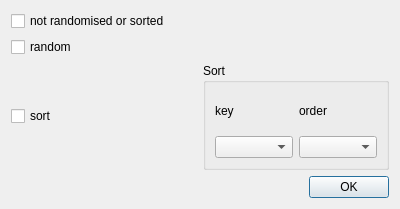
<?xml version="1.0" encoding="UTF-8"?>
<ui version="4.0">
 <class>SortDialog</class>
 <widget class="QDialog" name="SortDialog">
  <property name="geometry">
   <rect>
    <x>0</x>
    <y>0</y>
    <width>400</width>
    <height>209</height>
   </rect>
  </property>
  <property name="windowTitle">
   <string>Sort Editor</string>
  </property>
  <layout class="QVBoxLayout" name="verticalLayout_3">
   <item>
    <widget class="QCheckBox" name="checkBox_notRandomOrSort">
     <property name="text">
      <string>not randomised or sorted</string>
     </property>
    </widget>
   </item>
   <item>
    <widget class="QCheckBox" name="checkBox_random">
     <property name="text">
      <string>random</string>
     </property>
    </widget>
   </item>
   <item>
    <layout class="QHBoxLayout" name="horizontalLayout_2">
     <item>
      <widget class="QCheckBox" name="checkBox_sort">
       <property name="text">
        <string>sort</string>
       </property>
      </widget>
     </item>
     <item>
      <widget class="QGroupBox" name="groupBox_sort">
       <property name="title">
        <string>Sort</string>
       </property>
       <layout class="QHBoxLayout" name="horizontalLayout">
        <item>
         <layout class="QVBoxLayout" name="verticalLayout">
          <item>
           <widget class="QLabel" name="label">
            <property name="text">
             <string>key</string>
            </property>
           </widget>
          </item>
          <item>
           <widget class="QComboBox" name="comboBox_key"/>
          </item>
         </layout>
        </item>
        <item>
         <layout class="QVBoxLayout" name="verticalLayout_2">
          <item>
           <widget class="QLabel" name="label_2">
            <property name="text">
             <string>order</string>
            </property>
           </widget>
          </item>
          <item>
           <widget class="QComboBox" name="comboBox_order"/>
          </item>
         </layout>
        </item>
       </layout>
      </widget>
     </item>
    </layout>
   </item>
   <item>
    <widget class="QDialogButtonBox" name="buttonBox">
     <property name="orientation">
      <enum>Qt::Horizontal</enum>
     </property>
     <property name="standardButtons">
      <set>QDialogButtonBox::Ok</set>
     </property>
    </widget>
   </item>
  </layout>
 </widget>
 <resources/>
 <connections>
  <connection>
   <sender>buttonBox</sender>
   <signal>accepted()</signal>
   <receiver>SortDialog</receiver>
   <slot>accept()</slot>
   <hints>
    <hint type="sourcelabel">
     <x>248</x>
     <y>254</y>
    </hint>
    <hint type="destinationlabel">
     <x>157</x>
     <y>274</y>
    </hint>
   </hints>
  </connection>
  <connection>
   <sender>buttonBox</sender>
   <signal>rejected()</signal>
   <receiver>SortDialog</receiver>
   <slot>reject()</slot>
   <hints>
    <hint type="sourcelabel">
     <x>316</x>
     <y>260</y>
    </hint>
    <hint type="destinationlabel">
     <x>286</x>
     <y>274</y>
    </hint>
   </hints>
  </connection>
 </connections>
</ui>
